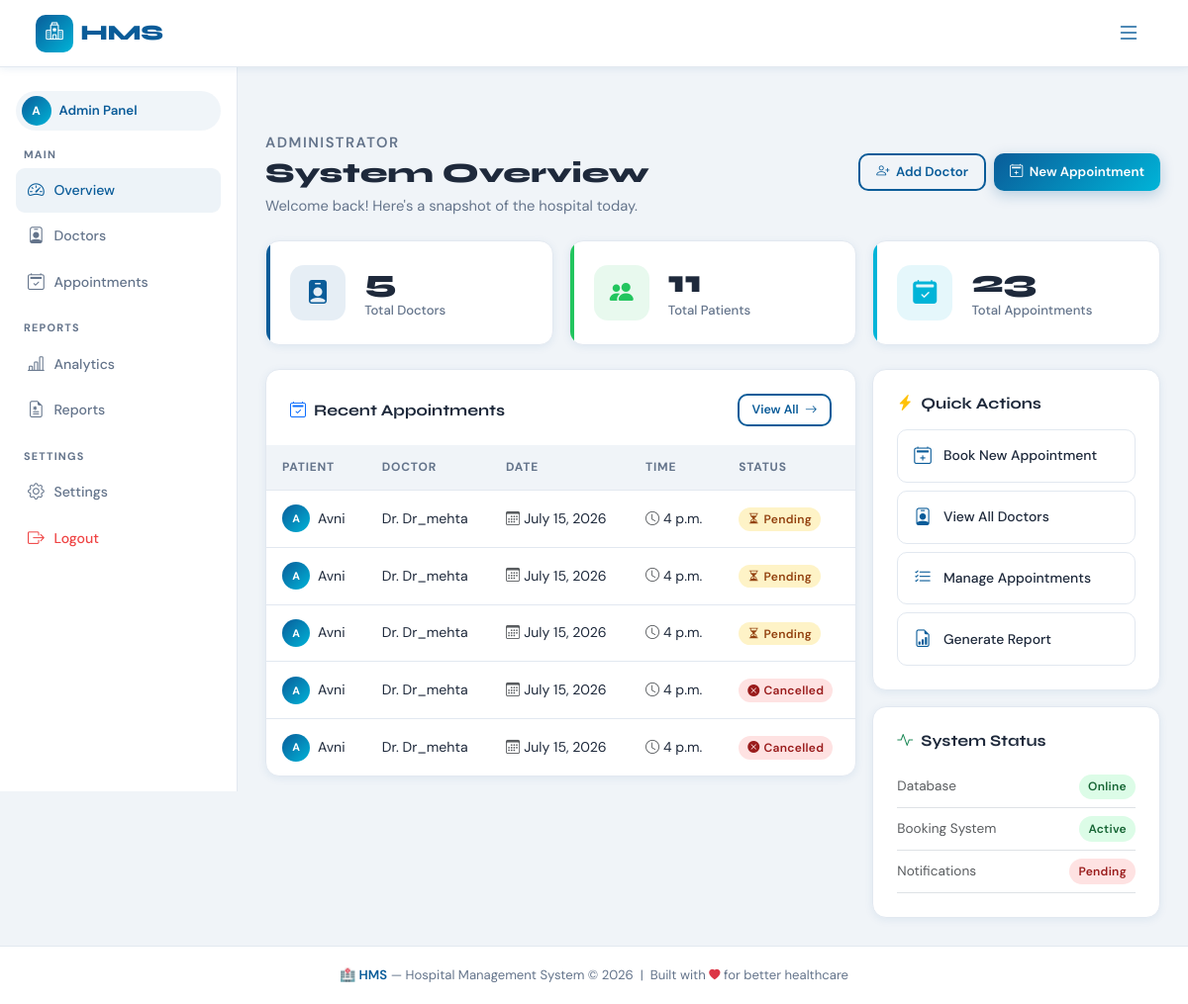
Screenshot of / (signed in) with the database file from the repository.
### appointments/models.py (models this page shows, shortened)
class Appointment(models.Model):
    STATUS_CHOICES = (
        ('Pending', 'Pending'),
        ('Approved', 'Approved'),
        ('Completed', 'Completed'),
        ('Cancelled', 'Cancelled'),
    )
    doctor = models.ForeignKey(Doctor, on_delete=models.CASCADE)
    patient = models.ForeignKey(Patient, on_delete=models.CASCADE)
    date = models.DateField()
    time = models.TimeField()
    status = models.CharField(max_length=20, choices=STATUS_CHOICES, default='Pending')

### patients/models.py (models this page shows, shortened)
class Patient(models.Model):
    user = models.OneToOneField(User, on_delete=models.CASCADE)
    age = models.IntegerField()
    gender = models.CharField(max_length=10)
    phone = models.CharField(max_length=15)

### accounts/models.py (models this page shows)
class User(AbstractUser):
    ROLE_CHOICES = (
        ('admin', 'Admin'),
        ('doctor', 'Doctor'),
        ('patient', 'Patient'),
    )
    role = models.CharField(max_length=10, choices=ROLE_CHOICES)

### doctors/models.py (models this page shows, shortened)
class Doctor(models.Model):
    user = models.OneToOneField(
        User,
        on_delete=models.CASCADE
    )
    specialization = models.CharField(
        max_length=100
    )
    phone = models.CharField(
        max_length=15
    )

### core/views.py (the view, shortened to what this page needs)
# urls.py: path('', dashboard, name='dashboard'),
@login_required(login_url='login')
def dashboard(request):
    user = request.user
    if user.role == 'admin':
        context = {
            'total_doctors': Doctor.objects.count(),
            'total_patients': Patient.objects.count(),
            'total_appointments': Appointment.objects.count(),
            'appointments': Appointment.objects.all().order_by('-id')[:5],
            'status_items': [
                {
                    'label': 'Database',
                    'value': 'Online',
                    'ok': True
                },
                {
                    'label': 'Booking System',
                    'value': 'Active',
                    'ok': True
                },
                {
                    'label': 'Notifications',
                    'value': 'Pending',
                    'ok': False
                },
            ]
        }
        return render(
            request,
            'dashboards/admin.html',
            context
        )
    return redirect('login')

### templates/dashboards/admin.html (shortened to what this page needs)
{% extends 'base.html' %}
{% block content %}
<div class="hms-layout">
  <aside class="hms-sidebar">
    <div class="nav-user-pill mb-3">
      <div class="nav-avatar">A</div>
      <span>Admin Panel</span>
    </div>
    <div class="sidebar-section-label">Main</div>
    <a href="#overview"       class="sidebar-link active"><i class="bi bi-speedometer2"></i> Overview</a>
    <a href="{% url 'doctor_list' %}"      class="sidebar-link"><i class="bi bi-person-badge"></i> Doctors</a>
    <a href="{% url 'appointment_list' %}" class="sidebar-link"><i class="bi bi-calendar2-check"></i> Appointments</a>
    <div class="sidebar-section-label">Reports</div>
    <a href="#" class="sidebar-link"><i class="bi bi-bar-chart-line"></i> Analytics</a>
    <a href="#" class="sidebar-link"><i class="bi bi-file-earmark-medical"></i> Reports</a>
    <div class="sidebar-section-label">Settings</div>
    <a href="#" class="sidebar-link"><i class="bi bi-gear"></i> Settings</a>
    <a href="{% url 'logout' %}" class="sidebar-link" style="color:var(--hms-danger)">
      <i class="bi bi-box-arrow-right"></i> Logout
    </a>
  </aside>
  <main class="hms-content">
    <div class="page-header fade-up" id="overview">
      <div class="d-flex align-items-center justify-content-between flex-wrap gap-2">
        <div>
          <p class="section-eyebrow mb-1">Administrator</p>
          <h1>System Overview</h1>
          <p>Welcome back! Here's a snapshot of the hospital today.</p>
        </div>
        <div class="d-flex gap-2">
          <a href="{% url 'doctor_list' %}" class="btn-hms-outline" style="font-size:.83rem;padding:.45rem 1rem;">
            <i class="bi bi-person-plus"></i> Add Doctor
          </a>
          <a href="{% url 'book_appointment' %}" class="btn-hms-primary" style="font-size:.83rem;padding:.45rem 1rem;">
            <i class="bi bi-calendar2-plus"></i> New Appointment
          </a>
        </div>
      </div>
    </div>
    <div class="row g-3 mb-4">
      <div class="col-sm-6 col-xl-4 fade-up fade-up-d1">
        <div class="stat-card blue">
          <div class="stat-icon blue"><i class="bi bi-person-badge-fill"></i></div>
          <div>
            <div class="stat-value">{{  total_doctors }}</div>
            <div class="stat-label">Total Doctors</div>
          </div>
        </div>
      </div>
      <div class="col-sm-6 col-xl-4 fade-up fade-up-d2">
        <div class="stat-card green">
          <div class="stat-icon green"><i class="bi bi-people-fill"></i></div>
          <div>
            <div class="stat-value">{{ total_patients }}</div>
            <div class="stat-label">Total Patients</div>
          </div>
        </div>
      </div>
      <div class="col-sm-6 col-xl-4 fade-up fade-up-d3">
        <div class="stat-card teal">
          <div class="stat-icon teal"><i class="bi bi-calendar2-check-fill"></i></div>
          <div>
            <div class="stat-value">{{ total_appointments }}</div>
            <div class="stat-label">Total Appointments</div>
          </div>
        </div>
      </div>
    </div>
    <div class="row g-3">
      <div class="col-xl-8 fade-up fade-up-d1">
        <div class="hms-card p-0 overflow-hidden">
          <div class="p-4 pb-0">
            <div class="section-card-header">
              <h5><i class="bi bi-calendar2-check text-primary me-2"></i>Recent Appointments</h5>
              <a href="{% url 'appointment_list' %}" class="btn-hms-outline" style="font-size:.78rem;padding:.3rem .8rem;">
                View All <i class="bi bi-arrow-right"></i>
              </a>
            </div>
          </div>
          <div class="table-responsive">
            <table class="hms-table">
              <thead>
                <tr>
                  <th>Patient</th>
                  <th>Doctor</th>
                  <th>Date</th>
                  <th>Time</th>
                  <th>Status</th>
                </tr>
              </thead>
              <tbody>
                {% for appt in appointments %}
                <tr>
                  <td>
                    <div class="d-flex align-items-center gap-2">
                      <div class="nav-avatar" style="width:28px;height:28px;font-size:.68rem">
                        {{ appt.patient.user.username|first|upper }}
                      </div>
                      {{ appt.patient.user.username }}
                    </div>
                  </td>
                  <td>Dr. {{ appt.doctor.user.username }}</td>
                  <td><i class="bi bi-calendar3 me-1 text-muted"></i>{{ appt.date }}</td>
                  <td><i class="bi bi-clock me-1 text-muted"></i>{{ appt.time }}</td>
                  <td>
                    {% if appt.status == 'Approved' %}
                      <span class="hms-badge badge-approved">
                        <i class="bi bi-check-circle-fill me-1"></i>Approved
                      </span>
                    {% elif appt.status == 'Pending' %}
                      <span class="hms-badge badge-pending">
                        <i class="bi bi-hourglass-split me-1"></i>Pending
                      </span>
                    {% else %}
                      <span class="hms-badge badge-cancelled">
                        <i class="bi bi-x-circle-fill me-1"></i>Cancelled
                      </span>
                    {% endif %}
                  </td>
                </tr>
                {% endfor %}
              </tbody>
            </table>
          </div>
        </div>
      </div>
      <div class="col-xl-4 fade-up fade-up-d2">
        <div class="hms-card p-4 mb-3">
          <h5 class="mb-3" style="font-family:'Syne',sans-serif;font-size:1rem;font-weight:700">
            <i class="bi bi-lightning-charge-fill text-warning me-2"></i>Quick Actions
          </h5>
          <div class="d-flex flex-column gap-2">
            <a href="{% url 'book_appointment' %}" class="quick-action">
              <i class="bi bi-calendar2-plus"></i> Book New Appointment
            </a>
            <a href="{% url 'doctor_list' %}" class="quick-action">
              <i class="bi bi-person-badge"></i> View All Doctors
            </a>
            <a href="{% url 'appointment_list' %}" class="quick-action">
              <i class="bi bi-list-check"></i> Manage Appointments
            </a>
            <a href="#" class="quick-action">
              <i class="bi bi-file-earmark-bar-graph"></i> Generate Report
            </a>
          </div>
        </div>
        <div class="hms-card p-4">
          <h5 class="mb-3" style="font-family:'Syne',sans-serif;font-size:1rem;font-weight:700">
            <i class="bi bi-activity text-success me-2"></i>System Status
          </h5>
          {% for item in status_items %}
          <div class="d-flex justify-content-between align-items-center py-2 border-bottom" style="font-size:.85rem">
            <span class="text-muted">{{ item.label }}</span>
            <span class="hms-badge {% if item.ok %}badge-approved{% else %}badge-cancelled{% endif %}">
              {{ item.value }}
            </span>
          </div>
          {% endfor %}
        </div>
      </div>
    </div>
  </main>
</div>
{% endblock %}

### templates/dashboards/admin.html (style rules this page uses)
.quick-action { display: flex; align-items: center; gap: .75rem; padding: .8rem 1rem; border-radius: 10px; border: 1px solid var(--hms-border); background: var(--hms-card); font-size: .87rem; font-weight: 500; color: var(--hms-text); transition: all .2s; cursor: pointer; text-decoration: none; }
.quick-action i { font-size: 1.1rem; color: var(--hms-primary); }
.section-card-header { display: flex; align-items: center; justify-content: space-between; margin-bottom: 1.2rem; }
.section-card-header h5 { font-family:'Syne',sans-serif; font-size:1rem; font-weight:700; margin:0; }

### rows the page displays
Appointment: patient.user.username|first "A", patient.user.username "Avni", doctor.user.username "Dr_mehta", date "July 15, 2026", time "4 p.m.", status "Pending" (drawn)
Appointment: patient.user.username|first "A", patient.user.username "Avni", doctor.user.username "Dr_mehta", date "July 15, 2026", time "4 p.m.", status "Pending" (drawn)
Appointment: patient.user.username|first "A", patient.user.username "Avni", doctor.user.username "Dr_mehta", date "July 15, 2026", time "4 p.m.", status "Pending" (drawn)
Appointment: patient.user.username|first "A", patient.user.username "Avni", doctor.user.username "Dr_mehta", date "July 15, 2026", time "4 p.m.", status "Cancelled" (drawn)
Appointment: patient.user.username|first "A", patient.user.username "Avni", doctor.user.username "Dr_mehta", date "July 15, 2026", time "4 p.m.", status "Cancelled" (drawn)

### other values shown
{{ total_doctors }} "5"
{{ total_patients }} "11"
{{ total_appointments }} "23"
{{ item.label }} "Database" "Booking System" "Notifications"
{{ item.value }} "Online" "Active" "Pending"
